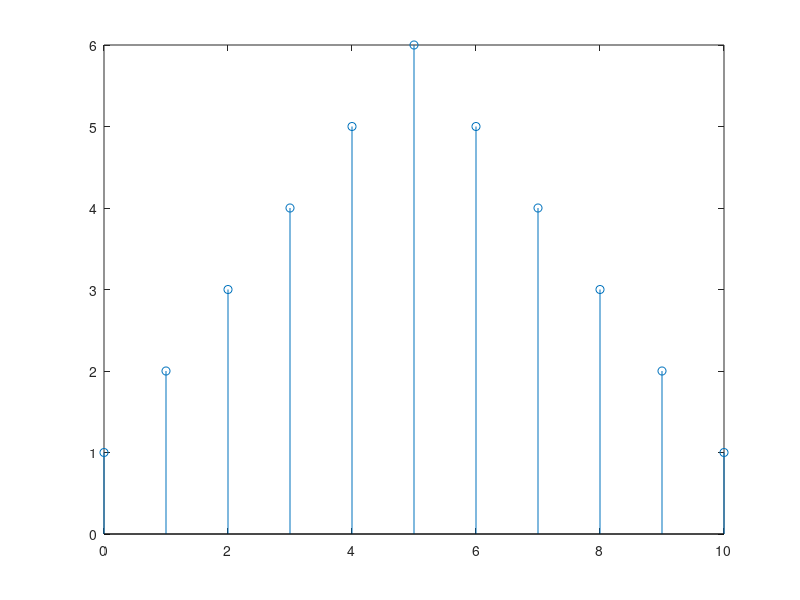

Write the MATLAB code that produced this figure.
% % Lab 4
% % Convolution Sum
% % ------------------
% % Example 1
%
% h = [1, 0.5];
% x = [2, 4, -2];
% y = conv(x,h);
% y
%
% % Example 2
% 
% h = (1/4)*ones(1,4);
% x = ones(1,10);
% y = conv(x,h);
% ex = 0:12;
% stem(ex,y);
%
% % Exercise 1

x = ones(1,6);
h = ones(1,6);
y = conv(x,h);
yn = 0:10;
stem(yn,y);
yn2 = conv(yn,h);

% % Step Response

% h = (-0.9).^[0:49];
% u = ones(1,50);
% s = conv(u,h);
% ns = 0:49;
% stem(ns, s(1:50))

% % Exercise 2

% subplot(2,2,1)
% h = (0.25).^[0:3];
% u = ones(1,20);
% s = conv(u,h);
% ns = 0:20;
% stem(ns, s(1:21))
% subplot(2,2,2)
% h = ((-1).^[0:3])/4;
% u = ones(1,20);
% s = conv(u,h);
% ns = 0:20;
% stem(ns, s(1:21))
